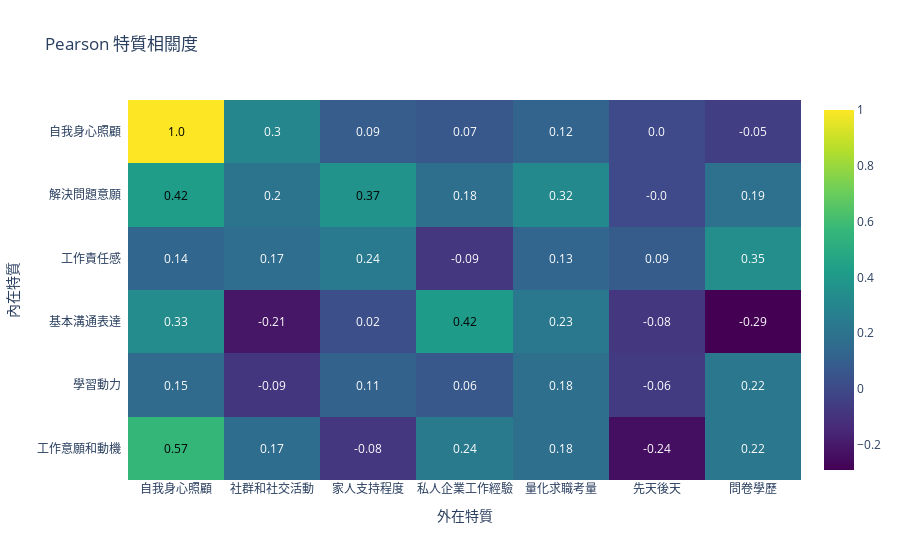
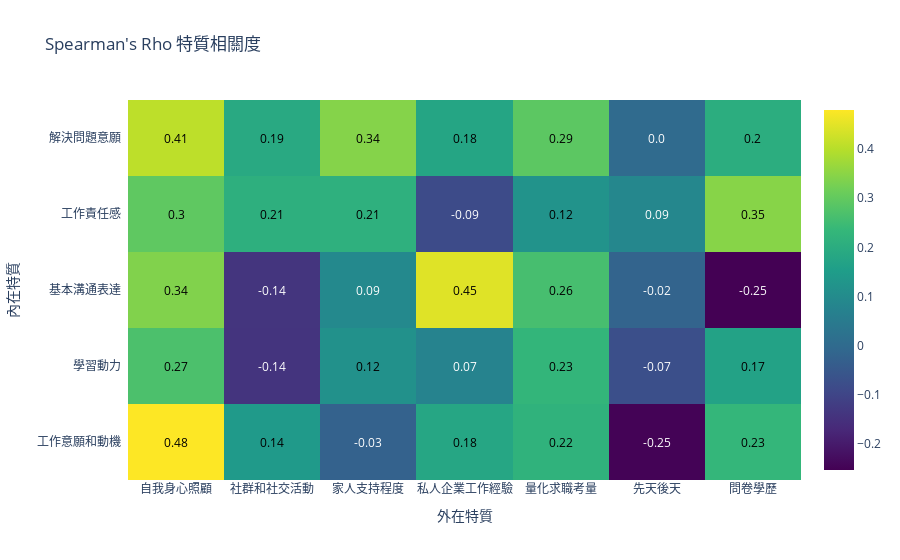
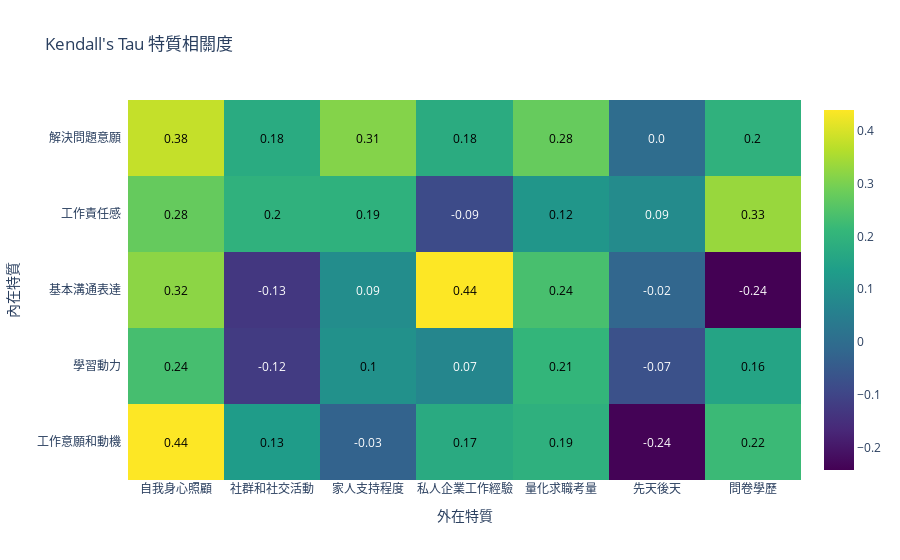

Here is the notebook cell these charts were saved with, in order:
### Code cell
import plotly.figure_factory as ff

def plot_corr_mx(corr_mx, title= '特質相關度'):
  fig = ff.create_annotated_heatmap(
      z=corr_mx.values,
      x=list(corr_mx.columns),
      y=list(corr_mx.index),
      annotation_text=corr_mx.round(2).values,
      colorscale='Viridis',
      showscale=True,
      hoverinfo='z'
  )
  fig.update_layout(
      title=title,
      xaxis=dict(title='外在特質', side='bottom'),
      yaxis=dict(title='內在特質'),
  )
  fig.show()
corr_features = outside_features + ['問卷學歷']
print("0.2 − 0.39 is a weak correlation. 0.4 − 0.59 is a moderate correlation. 0.6 − 0.79 is a strong correlation.")
plot_corr_mx(pearson_corr_mx[0:6][corr_features], title= 'Pearson 特質相關度')
plot_corr_mx(spearman_corr_mx[0:5][corr_features], title = "Spearman's Rho 特質相關度")
plot_corr_mx(kendall_corr_mx[0:5][corr_features], title = "Kendall's Tau 特質相關度")

### Figure 1 — Plotly figure (JSON) as saved in the notebook; plotly's stock layout.template omitted (floating-point values rounded to 4 significant figures)
{"data": [{"colorscale": [[0, "#440154"], [0.1111, "#482878"], [0.2222, "#3e4989"], [0.3333, "#31688e"], [0.4444, "#26828e"], [0.5556, "#1f9e89"], [0.6667, "#35b779"], [0.7778, "#6ece58"], [0.8889, "#b5de2b"], [1, "#fde725"]], "hoverinfo": "z", "reversescale": false, "showscale": true, "type": "heatmap", "x": ["自我身心照顧", "社群和社交活動", "家人支持程度", "私人企業工作經驗", "量化求職考量", "先天後天", "問卷學歷"], "y": ["工作意願和動機", "學習動力", "基本溝通表達", "工作責任感", "解決問題意願", "自我身心照顧"], "z": [[0.5659, 0.169, -0.08409, 0.2374, 0.1789, -0.2374, 0.222], [0.1542, -0.09209, 0.1134, 0.06468, 0.1755, -0.06468, 0.2247], [0.3323, -0.2143, 0.02183, 0.4181, 0.2269, -0.08362, -0.2905], [0.1368, 0.1716, 0.2407, -0.08607, 0.1297, 0.08607, 0.345], [0.4215, 0.2013, 0.3692, 0.1768, 0.3198, -2.748e-16, 0.189], [1, 0.3017, 0.08891, 0.06623, 0.1198, 4.412e-17, -0.0531]]}], "layout": {"annotations": [{"font": {"color": "#000000"}, "showarrow": false, "text": "0.57", "x": "自我身心照顧", "xref": "x", "y": "工作意願和動機", "yref": "y"}, {"font": {"color": "#FFFFFF"}, "showarrow": false, "text": "0.17", "x": "社群和社交活動", "xref": "x", "y": "工作意願和動機", "yref": "y"}, {"font": {"color": "#FFFFFF"}, "showarrow": false, "text": "-0.08", "x": "家人支持程度", "xref": "x", "y": "工作意願和動機", "yref": "y"}, {"font": {"color": "#FFFFFF"}, "showarrow": false, "text": "0.24", "x": "私人企業工作經驗", "xref": "x", "y": "工作意願和動機", "yref": "y"}, {"font": {"color": "#FFFFFF"}, "showarrow": false, "text": "0.18", "x": "量化求職考量", "xref": "x", "y": "工作意願和動機", "yref": "y"}, {"font": {"color": "#FFFFFF"}, "showarrow": false, "text": "-0.24", "x": "先天後天", "xref": "x", "y": "工作意願和動機", "yref": "y"}, {"font": {"color": "#FFFFFF"}, "showarrow": false, "text": "0.22", "x": "問卷學歷", "xref": "x", "y": "工作意願和動機", "yref": "y"}, {"font": {"color": "#FFFFFF"}, "showarrow": false, "text": "0.15", "x": "自我身心照顧", "xref": "x", "y": "學習動力", "yref": "y"}, {"font": {"color": "#FFFFFF"}, "showarrow": false, "text": "-0.09", "x": "社群和社交活動", "xref": "x", "y": "學習動力", "yref": "y"}, {"font": {"color": "#FFFFFF"}, "showarrow": false, "text": "0.11", "x": "家人支持程度", "xref": "x", "y": "學習動力", "yref": "y"}, {"font": {"color": "#FFFFFF"}, "showarrow": false, "text": "0.06", "x": "私人企業工作經驗", "xref": "x", "y": "學習動力", "yref": "y"}, {"font": {"color": "#FFFFFF"}, "showarrow": false, "text": "0.18", "x": "量化求職考量", "xref": "x", "y": "學習動力", "yref": "y"}, {"font": {"color": "#FFFFFF"}, "showarrow": false, "text": "-0.06", "x": "先天後天", "xref": "x", "y": "學習動力", "yref": "y"}, {"font": {"color": "#FFFFFF"}, "showarrow": false, "text": "0.22", "x": "問卷學歷", "xref": "x", "y": "學習動力", "yref": "y"}, {"font": {"color": "#FFFFFF"}, "showarrow": false, "text": "0.33", "x": "自我身心照顧", "xref": "x", "y": "基本溝通表達", "yref": "y"}, {"font": {"color": "#FFFFFF"}, "showarrow": false, "text": "-0.21", "x": "社群和社交活動", "xref": "x", "y": "基本溝通表達", "yref": "y"}, {"font": {"color": "#FFFFFF"}, "showarrow": false, "text": "0.02", "x": "家人支持程度", "xref": "x", "y": "基本溝通表達", "yref": "y"}, {"font": {"color": "#000000"}, "showarrow": false, "text": "0.42", "x": "私人企業工作經驗", "xref": "x", "y": "基本溝通表達", "yref": "y"}, {"font": {"color": "#FFFFFF"}, "showarrow": false, "text": "0.23", "x": "量化求職考量", "xref": "x", "y": "基本溝通表達", "yref": "y"}, {"font": {"color": "#FFFFFF"}, "showarrow": false, "text": "-0.08", "x": "先天後天", "xref": "x", "y": "基本溝通表達", "yref": "y"}, {"font": {"color": "#FFFFFF"}, "showarrow": false, "text": "-0.29", "x": "問卷學歷", "xref": "x", "y": "基本溝通表達", "yref": "y"}, {"font": {"color": "#FFFFFF"}, "showarrow": false, "text": "0.14", "x": "自我身心照顧", "xref": "x", "y": "工作責任感", "yref": "y"}, {"font": {"color": "#FFFFFF"}, "showarrow": false, "text": "0.17", "x": "社群和社交活動", "xref": "x", "y": "工作責任感", "yref": "y"}, {"font": {"color": "#FFFFFF"}, "showarrow": false, "text": "0.24", "x": "家人支持程度", "xref": "x", "y": "工作責任感", "yref": "y"}, {"font": {"color": "#FFFFFF"}, "showarrow": false, "text": "-0.09", "x": "私人企業工作經驗", "xref": "x", "y": "工作責任感", "yref": "y"}, {"font": {"color": "#FFFFFF"}, "showarrow": false, "text": "0.13", "x": "量化求職考量", "xref": "x", "y": "工作責任感", "yref": "y"}, {"font": {"color": "#FFFFFF"}, "showarrow": false, "text": "0.09", "x": "先天後天", "xref": "x", "y": "工作責任感", "yref": "y"}, {"font": {"color": "#FFFFFF"}, "showarrow": false, "text": "0.35", "x": "問卷學歷", "xref": "x", "y": "工作責任感", "yref": "y"}, {"font": {"color": "#000000"}, "showarrow": false, "text": "0.42", "x": "自我身心照顧", "xref": "x", "y": "解決問題意願", "yref": "y"}, {"font": {"color": "#FFFFFF"}, "showarrow": false, "text": "0.2", "x": "社群和社交活動", "xref": "x", "y": "解決問題意願", "yref": "y"}, {"font": {"color": "#000000"}, "showarrow": false, "text": "0.37", "x": "家人支持程度", "xref": "x", "y": "解決問題意願", "yref": "y"}, {"font": {"color": "#FFFFFF"}, "showarrow": false, "text": "0.18", "x": "私人企業工作經驗", "xref": "x", "y": "解決問題意願", "yref": "y"}, {"font": {"color": "#FFFFFF"}, "showarrow": false, "text": "0.32", "x": "量化求職考量", "xref": "x", "y": "解決問題意願", "yref": "y"}, {"font": {"color": "#FFFFFF"}, "showarrow": false, "text": "-0.0", "x": "先天後天", "xref": "x", "y": "解決問題意願", "yref": "y"}, {"font": {"color": "#FFFFFF"}, "showarrow": false, "text": "0.19", "x": "問卷學歷", "xref": "x", "y": "解決問題意願", "yref": "y"}, {"font": {"color": "#000000"}, "showarrow": false, "text": "1.0", "x": "自我身心照顧", "xref": "x", "y": "自我身心照顧", "yref": "y"}, {"font": {"color": "#FFFFFF"}, "showarrow": false, "text": "0.3", "x": "社群和社交活動", "xref": "x", "y": "自我身心照顧", "yref": "y"}, {"font": {"color": "#FFFFFF"}, "showarrow": false, "text": "0.09", "x": "家人支持程度", "xref": "x", "y": "自我身心照顧", "yref": "y"}, {"font": {"color": "#FFFFFF"}, "showarrow": false, "text": "0.07", "x": "私人企業工作經驗", "xref": "x", "y": "自我身心照顧", "yref": "y"}, {"font": {"color": "#FFFFFF"}, "showarrow": false, "text": "0.12", "x": "量化求職考量", "xref": "x", "y": "自我身心照顧", "yref": "y"}, {"font": {"color": "#FFFFFF"}, "showarrow": false, "text": "0.0", "x": "先天後天", "xref": "x", "y": "自我身心照顧", "yref": "y"}, {"font": {"color": "#FFFFFF"}, "showarrow": false, "text": "-0.05", "x": "問卷學歷", "xref": "x", "y": "自我身心照顧", "yref": "y"}], "autosize": true, "title": {"text": "Pearson 特質相關度"}, "xaxis": {"autorange": true, "dtick": 1, "gridcolor": "rgb(0, 0, 0)", "range": [-0.5, 6.5], "side": "bottom", "ticks": "", "title": {"text": "外在特質"}, "type": "category"}, "yaxis": {"autorange": true, "dtick": 1, "range": [-0.5, 5.5], "ticks": "", "ticksuffix": "  ", "title": {"text": "內在特質"}, "type": "category"}}}

### Figure 2 — Plotly figure (JSON) as saved in the notebook; plotly's stock layout.template omitted (floating-point values rounded to 4 significant figures)
{"data": [{"colorscale": [[0, "#440154"], [0.1111, "#482878"], [0.2222, "#3e4989"], [0.3333, "#31688e"], [0.4444, "#26828e"], [0.5556, "#1f9e89"], [0.6667, "#35b779"], [0.7778, "#6ece58"], [0.8889, "#b5de2b"], [1, "#fde725"]], "hoverinfo": "z", "reversescale": false, "showscale": true, "type": "heatmap", "x": ["自我身心照顧", "社群和社交活動", "家人支持程度", "私人企業工作經驗", "量化求職考量", "先天後天", "問卷學歷"], "y": ["工作意願和動機", "學習動力", "基本溝通表達", "工作責任感", "解決問題意願"], "z": [[0.4797, 0.142, -0.02604, 0.1813, 0.2184, -0.2485, 0.2323], [0.2677, -0.1423, 0.1167, 0.07454, 0.2284, -0.07454, 0.1681], [0.339, -0.1411, 0.09316, 0.4458, 0.2605, -0.01858, -0.2536], [0.2956, 0.2103, 0.2118, -0.08607, 0.1217, 0.08607, 0.3458], [0.4071, 0.189, 0.3427, 0.1768, 0.2917, 0, 0.2029]]}], "layout": {"annotations": [{"font": {"color": "#000000"}, "showarrow": false, "text": "0.48", "x": "自我身心照顧", "xref": "x", "y": "工作意願和動機", "yref": "y"}, {"font": {"color": "#000000"}, "showarrow": false, "text": "0.14", "x": "社群和社交活動", "xref": "x", "y": "工作意願和動機", "yref": "y"}, {"font": {"color": "#FFFFFF"}, "showarrow": false, "text": "-0.03", "x": "家人支持程度", "xref": "x", "y": "工作意願和動機", "yref": "y"}, {"font": {"color": "#000000"}, "showarrow": false, "text": "0.18", "x": "私人企業工作經驗", "xref": "x", "y": "工作意願和動機", "yref": "y"}, {"font": {"color": "#000000"}, "showarrow": false, "text": "0.22", "x": "量化求職考量", "xref": "x", "y": "工作意願和動機", "yref": "y"}, {"font": {"color": "#FFFFFF"}, "showarrow": false, "text": "-0.25", "x": "先天後天", "xref": "x", "y": "工作意願和動機", "yref": "y"}, {"font": {"color": "#000000"}, "showarrow": false, "text": "0.23", "x": "問卷學歷", "xref": "x", "y": "工作意願和動機", "yref": "y"}, {"font": {"color": "#000000"}, "showarrow": false, "text": "0.27", "x": "自我身心照顧", "xref": "x", "y": "學習動力", "yref": "y"}, {"font": {"color": "#FFFFFF"}, "showarrow": false, "text": "-0.14", "x": "社群和社交活動", "xref": "x", "y": "學習動力", "yref": "y"}, {"font": {"color": "#000000"}, "showarrow": false, "text": "0.12", "x": "家人支持程度", "xref": "x", "y": "學習動力", "yref": "y"}, {"font": {"color": "#FFFFFF"}, "showarrow": false, "text": "0.07", "x": "私人企業工作經驗", "xref": "x", "y": "學習動力", "yref": "y"}, {"font": {"color": "#000000"}, "showarrow": false, "text": "0.23", "x": "量化求職考量", "xref": "x", "y": "學習動力", "yref": "y"}, {"font": {"color": "#FFFFFF"}, "showarrow": false, "text": "-0.07", "x": "先天後天", "xref": "x", "y": "學習動力", "yref": "y"}, {"font": {"color": "#000000"}, "showarrow": false, "text": "0.17", "x": "問卷學歷", "xref": "x", "y": "學習動力", "yref": "y"}, {"font": {"color": "#000000"}, "showarrow": false, "text": "0.34", "x": "自我身心照顧", "xref": "x", "y": "基本溝通表達", "yref": "y"}, {"font": {"color": "#FFFFFF"}, "showarrow": false, "text": "-0.14", "x": "社群和社交活動", "xref": "x", "y": "基本溝通表達", "yref": "y"}, {"font": {"color": "#FFFFFF"}, "showarrow": false, "text": "0.09", "x": "家人支持程度", "xref": "x", "y": "基本溝通表達", "yref": "y"}, {"font": {"color": "#000000"}, "showarrow": false, "text": "0.45", "x": "私人企業工作經驗", "xref": "x", "y": "基本溝通表達", "yref": "y"}, {"font": {"color": "#000000"}, "showarrow": false, "text": "0.26", "x": "量化求職考量", "xref": "x", "y": "基本溝通表達", "yref": "y"}, {"font": {"color": "#FFFFFF"}, "showarrow": false, "text": "-0.02", "x": "先天後天", "xref": "x", "y": "基本溝通表達", "yref": "y"}, {"font": {"color": "#FFFFFF"}, "showarrow": false, "text": "-0.25", "x": "問卷學歷", "xref": "x", "y": "基本溝通表達", "yref": "y"}, {"font": {"color": "#000000"}, "showarrow": false, "text": "0.3", "x": "自我身心照顧", "xref": "x", "y": "工作責任感", "yref": "y"}, {"font": {"color": "#000000"}, "showarrow": false, "text": "0.21", "x": "社群和社交活動", "xref": "x", "y": "工作責任感", "yref": "y"}, {"font": {"color": "#000000"}, "showarrow": false, "text": "0.21", "x": "家人支持程度", "xref": "x", "y": "工作責任感", "yref": "y"}, {"font": {"color": "#FFFFFF"}, "showarrow": false, "text": "-0.09", "x": "私人企業工作經驗", "xref": "x", "y": "工作責任感", "yref": "y"}, {"font": {"color": "#000000"}, "showarrow": false, "text": "0.12", "x": "量化求職考量", "xref": "x", "y": "工作責任感", "yref": "y"}, {"font": {"color": "#FFFFFF"}, "showarrow": false, "text": "0.09", "x": "先天後天", "xref": "x", "y": "工作責任感", "yref": "y"}, {"font": {"color": "#000000"}, "showarrow": false, "text": "0.35", "x": "問卷學歷", "xref": "x", "y": "工作責任感", "yref": "y"}, {"font": {"color": "#000000"}, "showarrow": false, "text": "0.41", "x": "自我身心照顧", "xref": "x", "y": "解決問題意願", "yref": "y"}, {"font": {"color": "#000000"}, "showarrow": false, "text": "0.19", "x": "社群和社交活動", "xref": "x", "y": "解決問題意願", "yref": "y"}, {"font": {"color": "#000000"}, "showarrow": false, "text": "0.34", "x": "家人支持程度", "xref": "x", "y": "解決問題意願", "yref": "y"}, {"font": {"color": "#000000"}, "showarrow": false, "text": "0.18", "x": "私人企業工作經驗", "xref": "x", "y": "解決問題意願", "yref": "y"}, {"font": {"color": "#000000"}, "showarrow": false, "text": "0.29", "x": "量化求職考量", "xref": "x", "y": "解決問題意願", "yref": "y"}, {"font": {"color": "#FFFFFF"}, "showarrow": false, "text": "0.0", "x": "先天後天", "xref": "x", "y": "解決問題意願", "yref": "y"}, {"font": {"color": "#000000"}, "showarrow": false, "text": "0.2", "x": "問卷學歷", "xref": "x", "y": "解決問題意願", "yref": "y"}], "autosize": true, "title": {"text": "Spearman's Rho 特質相關度"}, "xaxis": {"autorange": true, "dtick": 1, "gridcolor": "rgb(0, 0, 0)", "range": [-0.5, 6.5], "side": "bottom", "ticks": "", "title": {"text": "外在特質"}, "type": "category"}, "yaxis": {"autorange": true, "dtick": 1, "range": [-0.5, 4.5], "ticks": "", "ticksuffix": "  ", "title": {"text": "內在特質"}, "type": "category"}}}

### Figure 3 — Plotly figure (JSON) as saved in the notebook; plotly's stock layout.template omitted (floating-point values rounded to 4 significant figures)
{"data": [{"colorscale": [[0, "#440154"], [0.1111, "#482878"], [0.2222, "#3e4989"], [0.3333, "#31688e"], [0.4444, "#26828e"], [0.5556, "#1f9e89"], [0.6667, "#35b779"], [0.7778, "#6ece58"], [0.8889, "#b5de2b"], [1, "#fde725"]], "hoverinfo": "z", "reversescale": false, "showscale": true, "type": "heatmap", "x": ["自我身心照顧", "社群和社交活動", "家人支持程度", "私人企業工作經驗", "量化求職考量", "先天後天", "問卷學歷"], "y": ["工作意願和動機", "學習動力", "基本溝通表達", "工作責任感", "解決問題意願"], "z": [[0.439, 0.1317, -0.0262, 0.1741, 0.1903, -0.2386, 0.2195], [0.235, -0.1229, 0.1014, 0.07224, 0.2056, -0.07224, 0.1553], [0.3194, -0.1323, 0.08921, 0.4391, 0.2373, -0.01829, -0.2422], [0.2755, 0.1952, 0.1924, -0.08607, 0.1155, 0.08607, 0.3324], [0.3793, 0.1754, 0.3113, 0.1768, 0.2767, 0, 0.195]]}], "layout": {"annotations": [{"font": {"color": "#000000"}, "showarrow": false, "text": "0.44", "x": "自我身心照顧", "xref": "x", "y": "工作意願和動機", "yref": "y"}, {"font": {"color": "#000000"}, "showarrow": false, "text": "0.13", "x": "社群和社交活動", "xref": "x", "y": "工作意願和動機", "yref": "y"}, {"font": {"color": "#FFFFFF"}, "showarrow": false, "text": "-0.03", "x": "家人支持程度", "xref": "x", "y": "工作意願和動機", "yref": "y"}, {"font": {"color": "#000000"}, "showarrow": false, "text": "0.17", "x": "私人企業工作經驗", "xref": "x", "y": "工作意願和動機", "yref": "y"}, {"font": {"color": "#000000"}, "showarrow": false, "text": "0.19", "x": "量化求職考量", "xref": "x", "y": "工作意願和動機", "yref": "y"}, {"font": {"color": "#FFFFFF"}, "showarrow": false, "text": "-0.24", "x": "先天後天", "xref": "x", "y": "工作意願和動機", "yref": "y"}, {"font": {"color": "#000000"}, "showarrow": false, "text": "0.22", "x": "問卷學歷", "xref": "x", "y": "工作意願和動機", "yref": "y"}, {"font": {"color": "#000000"}, "showarrow": false, "text": "0.24", "x": "自我身心照顧", "xref": "x", "y": "學習動力", "yref": "y"}, {"font": {"color": "#FFFFFF"}, "showarrow": false, "text": "-0.12", "x": "社群和社交活動", "xref": "x", "y": "學習動力", "yref": "y"}, {"font": {"color": "#000000"}, "showarrow": false, "text": "0.1", "x": "家人支持程度", "xref": "x", "y": "學習動力", "yref": "y"}, {"font": {"color": "#FFFFFF"}, "showarrow": false, "text": "0.07", "x": "私人企業工作經驗", "xref": "x", "y": "學習動力", "yref": "y"}, {"font": {"color": "#000000"}, "showarrow": false, "text": "0.21", "x": "量化求職考量", "xref": "x", "y": "學習動力", "yref": "y"}, {"font": {"color": "#FFFFFF"}, "showarrow": false, "text": "-0.07", "x": "先天後天", "xref": "x", "y": "學習動力", "yref": "y"}, {"font": {"color": "#000000"}, "showarrow": false, "text": "0.16", "x": "問卷學歷", "xref": "x", "y": "學習動力", "yref": "y"}, {"font": {"color": "#000000"}, "showarrow": false, "text": "0.32", "x": "自我身心照顧", "xref": "x", "y": "基本溝通表達", "yref": "y"}, {"font": {"color": "#FFFFFF"}, "showarrow": false, "text": "-0.13", "x": "社群和社交活動", "xref": "x", "y": "基本溝通表達", "yref": "y"}, {"font": {"color": "#FFFFFF"}, "showarrow": false, "text": "0.09", "x": "家人支持程度", "xref": "x", "y": "基本溝通表達", "yref": "y"}, {"font": {"color": "#000000"}, "showarrow": false, "text": "0.44", "x": "私人企業工作經驗", "xref": "x", "y": "基本溝通表達", "yref": "y"}, {"font": {"color": "#000000"}, "showarrow": false, "text": "0.24", "x": "量化求職考量", "xref": "x", "y": "基本溝通表達", "yref": "y"}, {"font": {"color": "#FFFFFF"}, "showarrow": false, "text": "-0.02", "x": "先天後天", "xref": "x", "y": "基本溝通表達", "yref": "y"}, {"font": {"color": "#FFFFFF"}, "showarrow": false, "text": "-0.24", "x": "問卷學歷", "xref": "x", "y": "基本溝通表達", "yref": "y"}, {"font": {"color": "#000000"}, "showarrow": false, "text": "0.28", "x": "自我身心照顧", "xref": "x", "y": "工作責任感", "yref": "y"}, {"font": {"color": "#000000"}, "showarrow": false, "text": "0.2", "x": "社群和社交活動", "xref": "x", "y": "工作責任感", "yref": "y"}, {"font": {"color": "#000000"}, "showarrow": false, "text": "0.19", "x": "家人支持程度", "xref": "x", "y": "工作責任感", "yref": "y"}, {"font": {"color": "#FFFFFF"}, "showarrow": false, "text": "-0.09", "x": "私人企業工作經驗", "xref": "x", "y": "工作責任感", "yref": "y"}, {"font": {"color": "#000000"}, "showarrow": false, "text": "0.12", "x": "量化求職考量", "xref": "x", "y": "工作責任感", "yref": "y"}, {"font": {"color": "#FFFFFF"}, "showarrow": false, "text": "0.09", "x": "先天後天", "xref": "x", "y": "工作責任感", "yref": "y"}, {"font": {"color": "#000000"}, "showarrow": false, "text": "0.33", "x": "問卷學歷", "xref": "x", "y": "工作責任感", "yref": "y"}, {"font": {"color": "#000000"}, "showarrow": false, "text": "0.38", "x": "自我身心照顧", "xref": "x", "y": "解決問題意願", "yref": "y"}, {"font": {"color": "#000000"}, "showarrow": false, "text": "0.18", "x": "社群和社交活動", "xref": "x", "y": "解決問題意願", "yref": "y"}, {"font": {"color": "#000000"}, "showarrow": false, "text": "0.31", "x": "家人支持程度", "xref": "x", "y": "解決問題意願", "yref": "y"}, {"font": {"color": "#000000"}, "showarrow": false, "text": "0.18", "x": "私人企業工作經驗", "xref": "x", "y": "解決問題意願", "yref": "y"}, {"font": {"color": "#000000"}, "showarrow": false, "text": "0.28", "x": "量化求職考量", "xref": "x", "y": "解決問題意願", "yref": "y"}, {"font": {"color": "#FFFFFF"}, "showarrow": false, "text": "0.0", "x": "先天後天", "xref": "x", "y": "解決問題意願", "yref": "y"}, {"font": {"color": "#000000"}, "showarrow": false, "text": "0.2", "x": "問卷學歷", "xref": "x", "y": "解決問題意願", "yref": "y"}], "autosize": true, "title": {"text": "Kendall's Tau 特質相關度"}, "xaxis": {"autorange": true, "dtick": 1, "gridcolor": "rgb(0, 0, 0)", "range": [-0.5, 6.5], "side": "bottom", "ticks": "", "title": {"text": "外在特質"}, "type": "category"}, "yaxis": {"autorange": true, "dtick": 1, "range": [-0.5, 4.5], "ticks": "", "ticksuffix": "  ", "title": {"text": "內在特質"}, "type": "category"}}}
